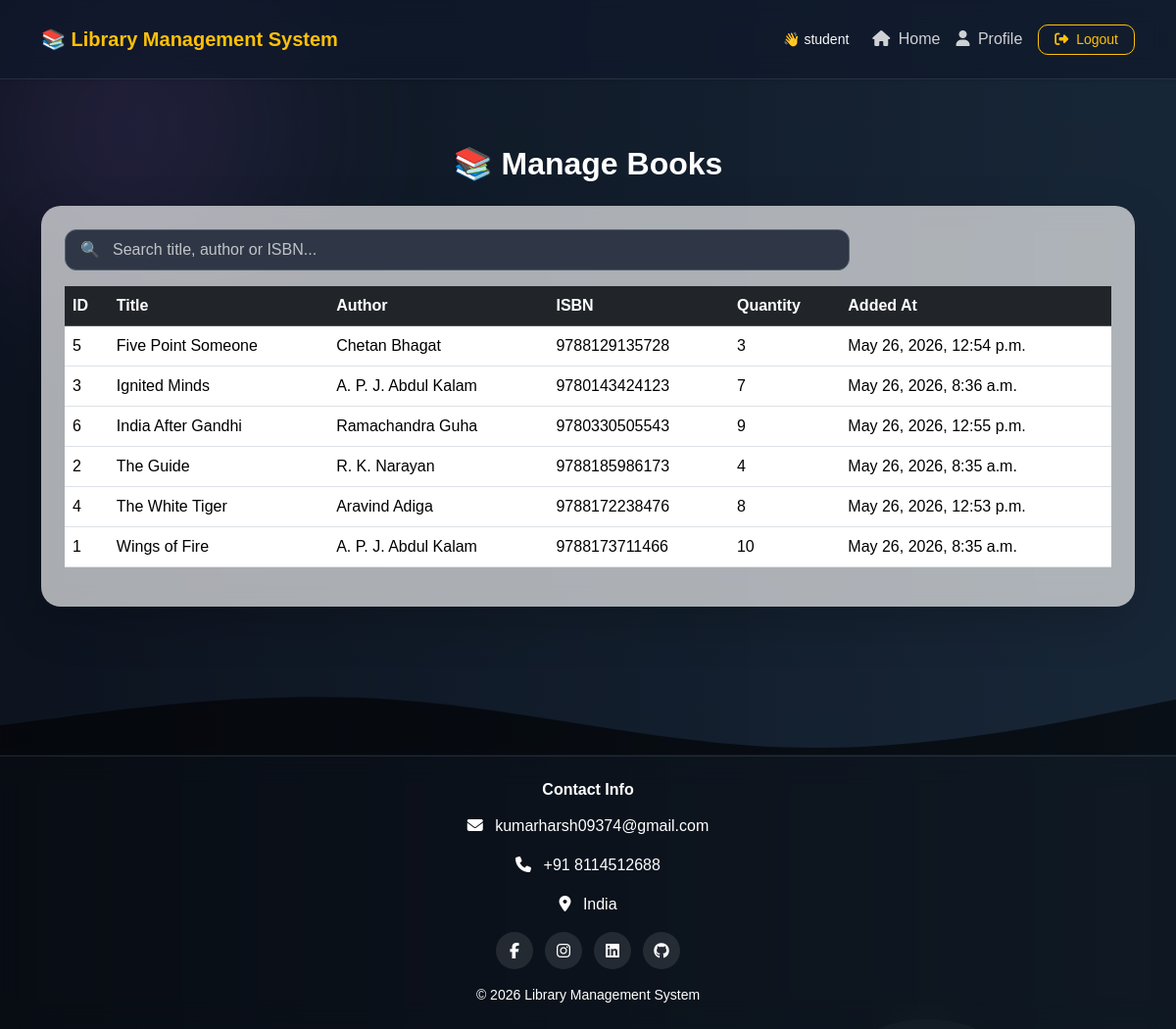
Page /books/ (signed in) on the committed database.
### books/models.py (models this page shows, shortened)
class Book(models.Model):
    title = models.CharField(
        max_length=200
    )
    author = models.CharField(
        max_length=200
    )
    isbn = models.CharField(
        max_length=100,
        default='N/A'
    )
    quantity = models.IntegerField(
        default=1
    )
    added_at = models.DateTimeField(
        default=timezone.now
    )

### books/views.py (the view)
# urls.py: path('', views.book_list, name='book_list'),
@login_required
def book_list(request):
    query = request.GET.get('q', '').strip()
    if query:
        books = (
            Book.objects.filter(title__icontains=query) |
            Book.objects.filter(author__icontains=query) |
            Book.objects.filter(isbn__icontains=query)
        ).distinct()
    else:
        books = Book.objects.all().order_by('title')
    return render(request, 'books/book_list.html', {
        'books': books,
        'query': query
    })

### books/templates/books/book_list.html (shortened to what this page needs)
{% extends 'base.html' %}
{% block content %}
{% include 'includes/dashboard_navbar.html' %}
<div class="container py-5">
    <div class="text-center mb-4">
        <h2 class="text-white fw-bold">
            📚 Manage Books
        </h2>
    </div>
    <div class="card shadow-lg border-0 p-4" style="border-radius:20px;">
        <div class="d-flex justify-content-between align-items-center mb-3">
            <div class="position-relative w-75">
                <span class="position-absolute top-50 start-0 translate-middle-y ms-3 text-muted">
                    🔍
                </span>
                <input type="text" id="bookSearch" class="form-control ps-5"
                    placeholder="Search title, author or ISBN..." style="
                            background: rgba(255,255,255,0.6);
                            border: 1px solid rgba(0,0,0,0.1);
                            border-radius: 12px;
                            color: #000;
                            height: 42px;
                       ">
            </div>
        </div>
        <div class="table-responsive">
            <table class="table table-hover align-middle" id="booksTable">
                <thead class="table-dark">
                    <tr>
                        <th>ID</th>
                        <th>Title</th>
                        <th>Author</th>
                        <th>ISBN</th>
                        <th>Quantity</th>
                        <th>Added At</th>
                    </tr>
                </thead>
                <tbody>
                    {% for book in books %}
                    <tr>
                        <td>{{ book.id }}</td>
                        <td>{{ book.title }}</td>
                        <td>{{ book.author }}</td>
                        <td>{{ book.isbn }}</td>
                        <td>{{ book.quantity }}</td>
                        <td>{{ book.added_at }}</td>
                    </tr>
                    {% empty %}
                    <tr>
                        <td colspan="7" class="text-center">
                            No Books Found
                        </td>
                    </tr>
                    {% endfor %}
                </tbody>
            </table>
        </div>
    </div>
</div>
{% endblock %}

### templates/includes/dashboard_navbar.html (shortened to what this page needs)
<nav class="navbar navbar-expand-lg navbar-dark shadow-sm" style="background: rgba(0,0,0,0.55);
            backdrop-filter: blur(12px);
            border-bottom: 1px solid rgba(255,255,255,0.1);">
    <div class="container">
        <a class="navbar-brand fw-bold text-warning" href="{% if user.is_authenticated %}
                    {% if user.is_superuser %}
                        {% url 'admin_dashboard' %}
                    {% elif user.is_staff %}
                        {% url 'staff_dashboard' %}
                    {% else %}
                        {% url 'student_dashboard' %}
                    {% endif %}
                 {% else %}
                    {% url 'home' %}
                 {% endif %}">
            📚 Library Management System
        </a>
        <div class="collapse navbar-collapse" id="navbarNav">
            <ul class="navbar-nav ms-auto align-items-center">
                {% if user.is_authenticated %}
                <li class="nav-item me-3">
                    <span class="text-light small">
                        👋 {{ request.user.username }}
                    </span>
                </li>
                <li class="nav-item">
                    <a class="nav-link" href="
                           {% if user.is_superuser %}
                                {% url 'admin_dashboard' %}
                           {% elif user.is_staff %}
                                {% url 'staff_dashboard' %}
                           {% else %}
                                {% url 'student_dashboard' %}
                           {% endif %}
                           ">
                        <i class="fa fa-home me-1"></i> Home
                    </a>
                </li>
                <li class="nav-item">
                    <a class="nav-link" href="{% url 'profile' %}">
                        <i class="fa fa-user me-1"></i> Profile
                    </a>
                </li>
                <li class="nav-item ms-2">
                    <button type="button" class="btn btn-outline-warning btn-sm px-3" data-bs-toggle="modal"
                        data-bs-target="#logoutModal">
                        <i class="fa fa-sign-out-alt me-1"></i> Logout
                    </button>
                </li>
                {% endif %}
            </ul>
        </div>
    </div>
</nav>

### static/css/style.css (style rules this page uses)
html, body { height: 100%; margin: 0; padding: 0; scroll-behavior: smooth; }
body { padding-top: 100px; background: linear-gradient(to right, #141e30, #243b55); min-height: 100vh; display: flex; flex-direction: column; font-family: Arial, sans-serif; overflow-x: hidden; position: relative; }
body::before { content: ""; position: fixed; inset: 0; background: rgba(0, 0, 0, .35); z-index: -3; }
body::after { content: ""; position: fixed; width: 500px; height: 500px; background: radial-gradient(circle, rgba(118, 75, 162, .22), transparent 70%); top: -120px; left: -120px; filter: blur(45px); animation: moveGlow 10s ease-in-out infinite alternate; z-index: -2; }
.navbar { background: rgba(15, 23, 42, .65) !important; backdrop-filter: blur(18px); -webkit-backdrop-filter: blur(18px); border-bottom: 1px solid rgba(255, 255, 255, .08); border-radius: 0px; box-shadow: 0 8px 30px rgba(0, 0, 0, .25); transition: .3s; }
.navbar { position: fixed; top: 0; padding-top: 20px; padding-bottom: 20px; left: 0; width: 100%; z-index: 1000; backdrop-filter: blur(18px); }
.navbar-brand { font-size: 20px; font-weight: 700; }
.navbar .nav-link { color: rgba(255, 255, 255, .8) !important; padding: 6px 10px; border-radius: 8px; transition: .3s; }
.card { border-radius: 20px; backdrop-filter: blur(12px); background: rgba(255, 255, 255, .65); box-shadow: 0 8px 25px rgba(0, 0, 0, .2); transition: .3s; }
#returnSearch, #bookSearch, #searchRequest, #userSearch { background: #2f3746 !important; border: 1px solid #556070 !important; color: #f9f8f8 !important; border-radius: 12px !important; height: 44px; transition: .3s; }
#returnSearch::placeholder, #bookSearch::placeholder, #searchRequest::placeholder, #userSearch::placeholder { color: rgba(255, 255, 255, .7) !important; }
button { border-radius: 10px !important; font-weight: 600; }

### rows in the picture
Book: id "5", title "Five Point Someone", author "Chetan Bhagat", isbn "9788129135728", quantity "3", added_at "May 26, 2026, 12:54 p.m."
Book: id "3", title "Ignited Minds", author "A. P. J. Abdul Kalam", isbn "9780143424123", quantity "7", added_at "May 26, 2026, 8:36 a.m."
Book: id "6", title "India After Gandhi", author "Ramachandra Guha", isbn "9780330505543", quantity "9", added_at "May 26, 2026, 12:55 p.m."
Book: id "2", title "The Guide", author "R. K. Narayan", isbn "9788185986173", quantity "4", added_at "May 26, 2026, 8:35 a.m."
Book: id "4", title "The White Tiger", author "Aravind Adiga", isbn "9788172238476", quantity "8", added_at "May 26, 2026, 12:53 p.m."
Book: id "1", title "Wings of Fire", author "A. P. J. Abdul Kalam", isbn "9788173711466", quantity "10", added_at "May 26, 2026, 8:35 a.m."

### other values in the picture
{{ request.user.username }} "student"
